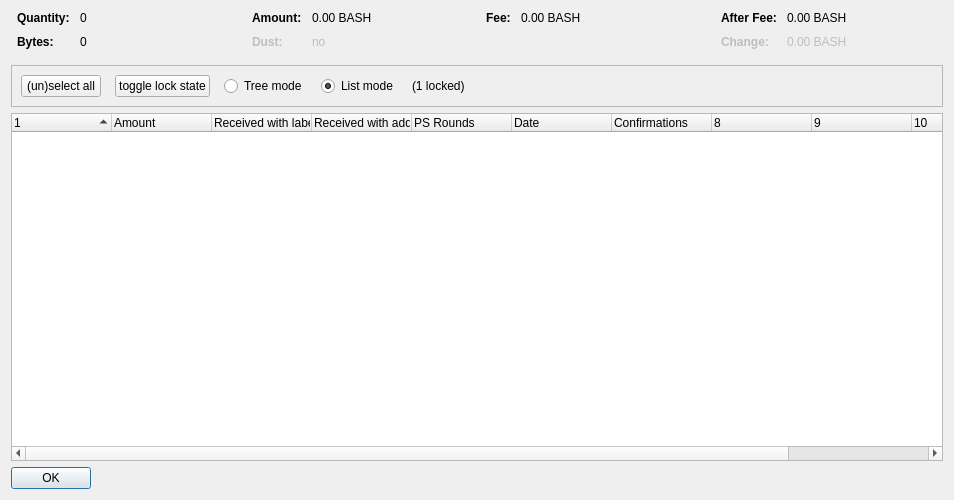
<?xml version="1.0" encoding="UTF-8"?>
<ui version="4.0">
 <class>CoinControlDialog</class>
 <widget class="QDialog" name="CoinControlDialog">
  <property name="geometry">
   <rect>
    <x>0</x>
    <y>0</y>
    <width>954</width>
    <height>500</height>
   </rect>
  </property>
  <property name="windowTitle">
   <string>Coin Selection</string>
  </property>
  <layout class="QVBoxLayout" name="verticalLayout">
   <item>
    <layout class="QHBoxLayout" name="horizontalLayoutTop" stretch="0,0,0,0">
     <property name="topMargin">
      <number>0</number>
     </property>
     <property name="bottomMargin">
      <number>10</number>
     </property>
     <item>
      <layout class="QFormLayout" name="formLayoutCoinControl1">
       <property name="horizontalSpacing">
        <number>10</number>
       </property>
       <property name="verticalSpacing">
        <number>10</number>
       </property>
       <property name="leftMargin">
        <number>6</number>
       </property>
       <property name="rightMargin">
        <number>6</number>
       </property>
       <item row="0" column="0">
        <widget class="QLabel" name="labelCoinControlQuantityText">
         <property name="font">
          <font>
           <weight>75</weight>
           <bold>true</bold>
          </font>
         </property>
         <property name="text">
          <string>Quantity:</string>
         </property>
        </widget>
       </item>
       <item row="0" column="1">
        <widget class="QLabel" name="labelCoinControlQuantity">
         <property name="cursor">
          <cursorShape>IBeamCursor</cursorShape>
         </property>
         <property name="contextMenuPolicy">
          <enum>Qt::ActionsContextMenu</enum>
         </property>
         <property name="text">
          <string notr="true">0</string>
         </property>
         <property name="textInteractionFlags">
          <set>Qt::LinksAccessibleByMouse|Qt::TextSelectableByKeyboard|Qt::TextSelectableByMouse</set>
         </property>
        </widget>
       </item>
       <item row="1" column="0">
        <widget class="QLabel" name="labelCoinControlBytesText">
         <property name="font">
          <font>
           <weight>75</weight>
           <bold>true</bold>
          </font>
         </property>
         <property name="text">
          <string>Bytes:</string>
         </property>
        </widget>
       </item>
       <item row="1" column="1">
        <widget class="QLabel" name="labelCoinControlBytes">
         <property name="cursor">
          <cursorShape>IBeamCursor</cursorShape>
         </property>
         <property name="contextMenuPolicy">
          <enum>Qt::ActionsContextMenu</enum>
         </property>
         <property name="text">
          <string notr="true">0</string>
         </property>
         <property name="textInteractionFlags">
          <set>Qt::LinksAccessibleByMouse|Qt::TextSelectableByKeyboard|Qt::TextSelectableByMouse</set>
         </property>
        </widget>
       </item>
      </layout>
     </item>
     <item>
      <layout class="QFormLayout" name="formLayoutCoinControl2">
       <property name="horizontalSpacing">
        <number>10</number>
       </property>
       <property name="verticalSpacing">
        <number>10</number>
       </property>
       <property name="leftMargin">
        <number>6</number>
       </property>
       <property name="rightMargin">
        <number>6</number>
       </property>
       <item row="0" column="0">
        <widget class="QLabel" name="labelCoinControlAmountText">
         <property name="font">
          <font>
           <weight>75</weight>
           <bold>true</bold>
          </font>
         </property>
         <property name="text">
          <string>Amount:</string>
         </property>
        </widget>
       </item>
       <item row="0" column="1">
        <widget class="QLabel" name="labelCoinControlAmount">
         <property name="cursor">
          <cursorShape>IBeamCursor</cursorShape>
         </property>
         <property name="contextMenuPolicy">
          <enum>Qt::ActionsContextMenu</enum>
         </property>
         <property name="text">
          <string notr="true">0.00 BASH</string>
         </property>
         <property name="textInteractionFlags">
          <set>Qt::LinksAccessibleByMouse|Qt::TextSelectableByKeyboard|Qt::TextSelectableByMouse</set>
         </property>
        </widget>
       </item>
       <item row="1" column="0">
        <widget class="QLabel" name="labelCoinControlLowOutputText">
         <property name="enabled">
          <bool>false</bool>
         </property>
         <property name="font">
          <font>
           <weight>75</weight>
           <bold>true</bold>
          </font>
         </property>
         <property name="text">
          <string>Dust:</string>
         </property>
        </widget>
       </item>
       <item row="1" column="1">
        <widget class="QLabel" name="labelCoinControlLowOutput">
         <property name="enabled">
          <bool>false</bool>
         </property>
         <property name="cursor">
          <cursorShape>IBeamCursor</cursorShape>
         </property>
         <property name="contextMenuPolicy">
          <enum>Qt::ActionsContextMenu</enum>
         </property>
         <property name="text">
          <string notr="true">no</string>
         </property>
         <property name="textInteractionFlags">
          <set>Qt::LinksAccessibleByMouse|Qt::TextSelectableByKeyboard|Qt::TextSelectableByMouse</set>
         </property>
        </widget>
       </item>
      </layout>
     </item>
     <item>
      <layout class="QFormLayout" name="formLayoutCoinControl3">
       <property name="horizontalSpacing">
        <number>10</number>
       </property>
       <property name="verticalSpacing">
        <number>10</number>
       </property>
       <property name="leftMargin">
        <number>6</number>
       </property>
       <property name="rightMargin">
        <number>6</number>
       </property>
       <item row="0" column="0">
        <widget class="QLabel" name="labelCoinControlFeeText">
         <property name="font">
          <font>
           <weight>75</weight>
           <bold>true</bold>
          </font>
         </property>
         <property name="text">
          <string>Fee:</string>
         </property>
        </widget>
       </item>
       <item row="0" column="1">
        <widget class="QLabel" name="labelCoinControlFee">
         <property name="cursor">
          <cursorShape>IBeamCursor</cursorShape>
         </property>
         <property name="contextMenuPolicy">
          <enum>Qt::ActionsContextMenu</enum>
         </property>
         <property name="text">
          <string notr="true">0.00 BASH</string>
         </property>
         <property name="textInteractionFlags">
          <set>Qt::LinksAccessibleByMouse|Qt::TextSelectableByKeyboard|Qt::TextSelectableByMouse</set>
         </property>
        </widget>
       </item>
      </layout>
     </item>
     <item>
      <layout class="QFormLayout" name="formLayoutCoinControl4">
       <property name="horizontalSpacing">
        <number>10</number>
       </property>
       <property name="verticalSpacing">
        <number>10</number>
       </property>
       <property name="leftMargin">
        <number>6</number>
       </property>
       <property name="rightMargin">
        <number>6</number>
       </property>
       <item row="0" column="0">
        <widget class="QLabel" name="labelCoinControlAfterFeeText">
         <property name="font">
          <font>
           <weight>75</weight>
           <bold>true</bold>
          </font>
         </property>
         <property name="text">
          <string>After Fee:</string>
         </property>
        </widget>
       </item>
       <item row="0" column="1">
        <widget class="QLabel" name="labelCoinControlAfterFee">
         <property name="cursor">
          <cursorShape>IBeamCursor</cursorShape>
         </property>
         <property name="contextMenuPolicy">
          <enum>Qt::ActionsContextMenu</enum>
         </property>
         <property name="text">
          <string notr="true">0.00 BASH</string>
         </property>
         <property name="textInteractionFlags">
          <set>Qt::LinksAccessibleByMouse|Qt::TextSelectableByKeyboard|Qt::TextSelectableByMouse</set>
         </property>
        </widget>
       </item>
       <item row="1" column="0">
        <widget class="QLabel" name="labelCoinControlChangeText">
         <property name="enabled">
          <bool>false</bool>
         </property>
         <property name="font">
          <font>
           <weight>75</weight>
           <bold>true</bold>
          </font>
         </property>
         <property name="text">
          <string>Change:</string>
         </property>
        </widget>
       </item>
       <item row="1" column="1">
        <widget class="QLabel" name="labelCoinControlChange">
         <property name="enabled">
          <bool>false</bool>
         </property>
         <property name="cursor">
          <cursorShape>IBeamCursor</cursorShape>
         </property>
         <property name="contextMenuPolicy">
          <enum>Qt::ActionsContextMenu</enum>
         </property>
         <property name="text">
          <string notr="true">0.00 BASH</string>
         </property>
         <property name="textInteractionFlags">
          <set>Qt::LinksAccessibleByMouse|Qt::TextSelectableByKeyboard|Qt::TextSelectableByMouse</set>
         </property>
        </widget>
       </item>
      </layout>
     </item>
    </layout>
   </item>
   <item>
    <widget class="QFrame" name="frame">
     <property name="minimumSize">
      <size>
       <width>0</width>
       <height>40</height>
      </size>
     </property>
     <property name="frameShape">
      <enum>QFrame::StyledPanel</enum>
     </property>
     <property name="frameShadow">
      <enum>QFrame::Sunken</enum>
     </property>
     <layout class="QHBoxLayout" name="horizontalLayout">
      <item>
       <layout class="QHBoxLayout" name="horizontalLayoutPanel" stretch="0,0,0,0,0,0">
        <property name="spacing">
         <number>14</number>
        </property>
        <item>
         <widget class="QPushButton" name="pushButtonSelectAll">
          <property name="sizePolicy">
           <sizepolicy hsizetype="Maximum" vsizetype="Fixed">
            <horstretch>0</horstretch>
            <verstretch>0</verstretch>
           </sizepolicy>
          </property>
          <property name="text">
           <string>(un)select all</string>
          </property>
          <property name="autoDefault">
           <bool>false</bool>
          </property>
         </widget>
        </item>
        <item>
         <widget class="QPushButton" name="pushButtonToggleLock">
          <property name="sizePolicy">
           <sizepolicy hsizetype="Maximum" vsizetype="Fixed">
            <horstretch>0</horstretch>
            <verstretch>0</verstretch>
           </sizepolicy>
          </property>
          <property name="text">
           <string>toggle lock state</string>
          </property>
          <property name="autoDefault">
           <bool>false</bool>
          </property>
         </widget>
        </item>
        <item>
         <widget class="QRadioButton" name="radioTreeMode">
          <property name="sizePolicy">
           <sizepolicy hsizetype="Maximum" vsizetype="Fixed">
            <horstretch>0</horstretch>
            <verstretch>0</verstretch>
           </sizepolicy>
          </property>
          <property name="text">
           <string>Tree mode</string>
          </property>
         </widget>
        </item>
        <item>
         <widget class="QRadioButton" name="radioListMode">
          <property name="sizePolicy">
           <sizepolicy hsizetype="Maximum" vsizetype="Fixed">
            <horstretch>0</horstretch>
            <verstretch>0</verstretch>
           </sizepolicy>
          </property>
          <property name="text">
           <string>List mode</string>
          </property>
          <property name="checked">
           <bool>true</bool>
          </property>
         </widget>
        </item>
        <item>
         <widget class="QLabel" name="labelLocked">
          <property name="text">
           <string>(1 locked)</string>
          </property>
         </widget>
        </item>
        <item>
         <spacer name="horizontalSpacer">
          <property name="orientation">
           <enum>Qt::Horizontal</enum>
          </property>
          <property name="sizeHint" stdset="0">
           <size>
            <width>40</width>
            <height>20</height>
           </size>
          </property>
         </spacer>
        </item>
       </layout>
      </item>
     </layout>
    </widget>
   </item>
   <item>
    <widget class="CoinControlTreeWidget" name="treeWidget">
     <property name="contextMenuPolicy">
      <enum>Qt::CustomContextMenu</enum>
     </property>
     <property name="sortingEnabled">
      <bool>false</bool>
     </property>
     <property name="columnCount">
      <number>11</number>
     </property>
     <attribute name="headerShowSortIndicator" stdset="0">
      <bool>true</bool>
     </attribute>
     <attribute name="headerStretchLastSection">
      <bool>false</bool>
     </attribute>
     <column>
      <property name="text">
       <string/>
      </property>
     </column>
     <column>
      <property name="text">
       <string>Amount</string>
      </property>
     </column>
     <column>
      <property name="text">
       <string>Received with label</string>
      </property>
     </column>
     <column>
      <property name="text">
       <string>Received with address</string>
      </property>
     </column>
     <column>
      <property name="text">
       <string>PS Rounds</string>
      </property>
     </column>
     <column>
      <property name="text">
       <string>Date</string>
      </property>
     </column>
     <column>
      <property name="text">
       <string>Confirmations</string>
      </property>
      <property name="toolTip">
       <string>Confirmed</string>
      </property>
     </column>
     <column>
      <property name="text">
       <string/>
      </property>
     </column>
     <column>
      <property name="text">
       <string/>
      </property>
     </column>
     <column>
      <property name="text">
       <string/>
      </property>
     </column>
     <column>
      <property name="text">
       <string/>
      </property>
     </column>
    </widget>
   </item>
   <item>
    <widget class="QDialogButtonBox" name="buttonBox">
     <property name="sizePolicy">
      <sizepolicy hsizetype="Maximum" vsizetype="Fixed">
       <horstretch>0</horstretch>
       <verstretch>0</verstretch>
      </sizepolicy>
     </property>
     <property name="orientation">
      <enum>Qt::Horizontal</enum>
     </property>
     <property name="standardButtons">
      <set>QDialogButtonBox::Ok</set>
     </property>
    </widget>
   </item>
  </layout>
 </widget>
 <customwidgets>
  <customwidget>
   <class>CoinControlTreeWidget</class>
   <extends>QTreeWidget</extends>
   <header>coincontroltreewidget.h</header>
  </customwidget>
 </customwidgets>
 <resources/>
 <connections/>
</ui>
